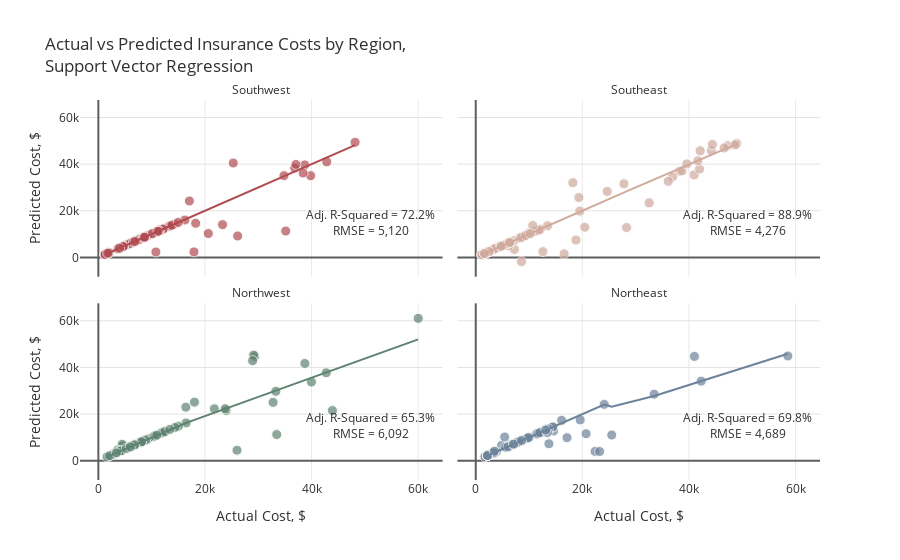

Here is the notebook cell this chart was saved with:
### Markdown cell above
## Support Vector Regression

### Code cell
actuals=[]
preds=[]
rmses=[]
r2_scores=[]
adj_r2_scores=[]
feat_importance=pd.DataFrame()

for i in regions:
    
    print("\nRegion: {}\n".format(i))
    
    # Filter data by region
    ins_df = ins[ins.region==i]
    X=ins_df.drop(['charges', 'region'], axis=1)
    y=ins_df.charges
    
    # Add polynomial features
    pf = PolynomialFeatures(degree=2, include_bias=False)
    X_pf = pd.DataFrame(data=pf.fit_transform(X), columns=pf.get_feature_names(X.columns))
    
    # Create training and test sets
    X_train, X_test, y_train, y_test = train_test_split(X_pf, y, test_size=0.2, random_state=1)
    X_train = pd.DataFrame(X_train, columns = X_pf.columns)
    X_test = pd.DataFrame(X_test, columns = X_pf.columns)
    actuals.append(pd.Series(y_test, name='actuals').reset_index())
    
    # Scale features
    X_train = pd.DataFrame(data=s.fit_transform(X_train), columns=X_pf.columns)
    X_test = pd.DataFrame(data=s.transform(X_test), columns=X_pf.columns)
    
    # Tuning SVM
    grid = {'kernel':['linear','rbf','poly','sigmoid'],
            'C': np.logspace(-3, 3, 10),
            'gamma':np.logspace(-3, 3, 10)}
    svm = SVR()
    svm_cv=RandomizedSearchCV(estimator=svm, param_distributions=grid, scoring='neg_mean_squared_error', 
                              n_iter=10, cv=3, random_state=21, n_jobs=-1)
    svm_cv.fit(X_train, y_train)
    print("Best SVM Parameters:\n",svm_cv.best_params_)
    y_pred=svm_cv.predict(X_test)
    preds.append(pd.Series(y_pred, name='preds').reset_index(drop=True))
    rmse=np.sqrt(mean_squared_error(y_test, y_pred)).round(2)
    r2=r2_score(y_test, y_pred)
    adj_r2 = 1 - (1-r2)*(len(y_test)-1)/(len(y_test)-X_test.shape[1]-1)
    rmses.append(rmse)
    r2_scores.append(r2)
    adj_r2_scores.append(adj_r2)
    
    print("\nTest Error (RMSE) = {:,}".format(rmse))
    print("R-Squared = {:.2f}%, Adjusted R-Squared = {:.2f}%".format(r2*100, adj_r2*100))
    if i != 'Northeast':
        print("__________________________")

    
# Plot results
for i in range(0,4):
    actuals[i].loc[:,'index']=regions[i]
actual = pd.concat([actuals[i] for i in range(4)], axis = 0)
pred = pd.concat([preds[i] for i in range(4)], axis = 0)
df = pd.concat([actual, pred], axis=1).reset_index(drop=True)

fig = px.scatter(df, x="actuals", y="preds", color="index", trendline="lowess", height=700,
                 title="Actual vs Predicted Insurance Costs by Region,<br>Support Vector Regression",
                 color_discrete_sequence=col, opacity=0.7, facet_col='index', facet_col_wrap=2)

fig.for_each_annotation(lambda a: a.update(text=a.text.split("=")[-1]))
fig.add_annotation(text="Adj. R-Squared = {:.1f}%<br>RMSE = {:,.0f}".format(adj_r2_scores[0]*100,rmses[0]),
                   x=51e3,y=15e3, row=2,col=1, showarrow=False)
fig.add_annotation(text="Adj. R-Squared = {:.1f}%<br>RMSE = {:,.0f}".format(adj_r2_scores[1]*100,rmses[1]),
                   x=51e3,y=15e3, row=2,col=2, showarrow=False)
fig.add_annotation(text="Adj. R-Squared = {:.1f}%<br>RMSE = {:,.0f}".format(adj_r2_scores[2]*100,rmses[2]),
                   x=51e3,y=15e3, row=1,col=1, showarrow=False)
fig.add_annotation(text="Adj. R-Squared = {:.1f}%<br>RMSE = {:,.0f}".format(adj_r2_scores[3]*100,rmses[3]),
                   x=51e3,y=15e3, row=1,col=2, showarrow=False)

fig.update_traces(hovertemplate="Actual Cost: %{x:$,.2f}<br>Predicted Cost: %{y:$,.2f}",
                  marker=dict(size=10,line=dict(width=1,color="#F7F7F7")),
                  selector=dict(mode="markers"), showlegend=False)
fig.update_xaxes(title="Actual Cost, $", row=1)
fig.update_xaxes(showgrid=True, gridwidth=1, gridcolor='#EAEAEA',
                 zeroline=True, zerolinewidth=2, zerolinecolor='#5E5E5E')
fig.update_yaxes(title="Predicted Cost, $", col=1)
fig.update_yaxes(showgrid=True, gridwidth=1, gridcolor='#E3E3E3',
                 zeroline=True, zerolinewidth=2, zerolinecolor='#5E5E5E')
fig.update_layout(font_color="#303030", paper_bgcolor="white", plot_bgcolor="white")
fig.show()

### Figure 1 — Plotly figure (JSON) as saved in the notebook; plotly's stock layout.template omitted (floating-point values rounded to 4 significant figures)
{"data": [{"hovertemplate": "Actual Cost: %{x:$,.2f}<br>Predicted Cost: %{y:$,.2f}", "legendgroup": "Southwest", "marker": {"color": "#B14B51", "line": {"color": "#F7F7F7", "width": 1}, "opacity": 0.7, "size": 10, "symbol": "circle"}, "mode": "markers", "name": "Southwest", "orientation": "v", "showlegend": false, "type": "scatter", "x": [3761.0, 11670.0, 6312.0, 14320.0, 11550.0, 5080.0, 8269.0, 3693.0, 36840.0, 13220.0, 23310.0, 35160.0, 12350.0, 10070.0, 5488.0, 38711, 7197.0, 6572.0, 5980.0, 34830.0, 6600.0, 39840.0, 1256.0, 1242.0, 4762.0, 9265.0, 13470.0, 1759.0, 1242.0, 48170.0, 16230.0, 25310.0, 10790.0, 4751.0, 8557.0, 42860.0, 8278.0, 11580.0, 7624.0, 12150.0, 20630.0, 4647.0, 26140.0, 2008.0, 8444.0, 17080.0, 13820.0, 8825.0, 37080.0, 10100.0, 11410.0, 14990.0, 11360.0, 6876.0, 10800.0, 18260.0, 1262.0, 17940.0, 11150.0, 38420.0, 8522.0, 8703.0, 3988.0, 1965.0, 1743.0], "xaxis": "x3", "y": [3762.0, 11680.0, 6310.0, 14320.0, 12000.0, 5050.0, 8269.0, 3676.0, 38330.0, 13230.0, 14050.0, 11290.0, 12360.0, 10050.0, 5489.0, 39680.0, 7200.0, 6573.0, 5980.0, 35050.0, 6601.0, 35060.0, 1256.0, 1242.0, 4763.0, 9267.0, 13470.0, 1756.0, 1241.0, 49360.0, 16010.0, 40480.0, 10780.0, 4752.0, 8557.0, 40980.0, 8277.0, 11570.0, 7624.0, 12150.0, 10220.0, 4647.0, 9190.0, 2008.0, 8445.0, 24200.0, 13820.0, 8823.0, 39880.0, 10140.0, 11230.0, 15010.0, 11360.0, 6876.0, 2315.0, 14620.0, 1262.0, 2356.0, 11150.0, 36180.0, 8514.0, 8702.0, 3991.0, 1964.0, 1743.0], "yaxis": "y3"}, {"hovertemplate": "<b>LOWESS trendline</b><br><br>index=Southwest<br>actuals=%{x}<br>preds=%{y} <b>(trend)</b><extra></extra>", "legendgroup": "Southwest", "marker": {"color": "#B14B51", "symbol": "circle"}, "mode": "lines", "name": "Southwest", "showlegend": false, "type": "scatter", "x": [1242.0, 1242.0, 1256.0, 1262.0, 1743.0, 1759.0, 1965.0, 2008.0, 3693.0, 3761.0, 3988.0, 4647.0, 4751.0, 4762.0, 5080.0, 5488.0, 5980.0, 6312.0, 6572.0, 6600.0, 6876.0, 7197.0, 7624.0, 8269.0, 8278.0, 8444.0, 8522.0, 8557.0, 8703.0, 8825.0, 9265.0, 10070.0, 10100.0, 10790.0, 10800.0, 11150.0, 11360.0, 11410.0, 11550.0, 11580.0, 11670.0, 12150.0, 12350.0, 13220.0, 13470.0, 13820.0, 14320.0, 14990.0, 16230.0, 17080.0, 17940.0, 18260.0, 20630.0, 23310.0, 25310.0, 26140.0, 34830.0, 35160.0, 36840.0, 37080.0, 38420.0, 38711, 39840.0, 42860.0, 48170.0], "xaxis": "x3", "y": [1241.0, 1242.0, 1256.0, 1262.0, 1743.0, 1759.0, 1965.0, 2008.0, 3693.0, 3761.0, 3988.0, 4647.0, 4751.0, 4762.0, 5080.0, 5488.0, 5980.0, 6312.0, 6571.0, 6600.0, 6876.0, 7197.0, 7623.0, 8269.0, 8277.0, 8444.0, 8521.0, 8556.0, 8703.0, 8825.0, 9264.0, 10060.0, 10100.0, 10790.0, 10800.0, 11150.0, 11360.0, 11410.0, 11550.0, 11580.0, 11670.0, 12150.0, 12350.0, 13220.0, 13470.0, 13820.0, 14320.0, 14990.0, 16230.0, 17080.0, 17940.0, 18260.0, 20630.0, 23310.0, 25310.0, 26140.0, 34820.0, 35150.0, 36830.0, 37070.0, 38410.0, 38700.0, 39830.0, 42850.0, 48160.0], "yaxis": "y3"}, {"hovertemplate": "Actual Cost: %{x:$,.2f}<br>Predicted Cost: %{y:$,.2f}", "legendgroup": "Southeast", "marker": {"color": "#D0A99C", "line": {"color": "#F7F7F7", "width": 1}, "opacity": 0.7, "size": 10, "symbol": "circle"}, "mode": "markers", "name": "Southeast", "orientation": "v", "showlegend": false, "type": "scatter", "x": [44200.0, 6781.0, 5478.0, 32550.0, 1816.0, 11090.0, 11090.0, 13470.0, 47270.0, 10110.0, 38280.0, 19350.0, 1616.0, 40970.0, 1824.0, 7244.0, 36950.0, 42000.0, 6184.0, 20460.0, 7153.0, 2219.0, 8233.0, 4266.0, 19520.0, 27810.0, 16590.0, 5967.0, 4505.0, 3501.0, 4340.0, 5974.0, 3227.0, 11360.0, 12590.0, 6314.0, 5920.0, 12140.0, 3562.0, 4673.0, 46600.0, 2566.0, 41680.0, 8978.0, 48970.0, 24670.0, 8597.0, 38710.0, 1136.0, 18810.0, 1982.0, 1132.0, 6500.0, 1147.0, 8548.0, 39610.0, 11880.0, 48680.0, 44400.0, 18220.0, 28290.0, 9855.0, 10700.0, 5245.0, 1665.0, 2465.0, 9378.0, 10230.0, 36120.0, 4780.0, 6338.0, 42110.0, 1634.0], "xaxis": "x4", "y": [45760.0, 6780.0, 5471.0, 23400.0, 1807.0, 11230.0, 11180.0, 13530.0, 47880.0, 10160.0, 36940.0, 25710.0, 1592.0, 35380.0, 1822.0, 3412.0, 34590.0, 37880.0, 4946.0, 12930.0, 7159.0, 2228.0, 8282.0, 4291.0, 19840.0, 31560.0, 1521.0, 5970.0, 4897.0, 3690.0, 4279.0, 5977.0, 3212.0, 11370.0, 2477.0, 6336.0, 5939.0, 12140.0, 3740.0, 4660.0, 46940.0, 2539.0, 41440.0, 8980.0, 48860.0, 28300.0, -1809.0, 37120.0, 1136.0, 7444.0, 1979.0, 1126.0, 6498.0, 1149.0, 8575.0, 40110.0, 11730.0, 48260.0, 48440.0, 32060.0, 12800.0, 10280.0, 13690.0, 5232.0, 1656.0, 2467.0, 9366.0, 10230.0, 32630.0, 4790.0, 6321.0, 45700.0, 1633.0], "yaxis": "y4"}, {"hovertemplate": "<b>LOWESS trendline</b><br><br>index=Southeast<br>actuals=%{x}<br>preds=%{y} <b>(trend)</b><extra></extra>", "legendgroup": "Southeast", "marker": {"color": "#D0A99C", "symbol": "circle"}, "mode": "lines", "name": "Southeast", "showlegend": false, "type": "scatter", "x": [1132.0, 1136.0, 1147.0, 1616.0, 1634.0, 1665.0, 1816.0, 1824.0, 1982.0, 2219.0, 2465.0, 2566.0, 3227.0, 3501.0, 3562.0, 4266.0, 4340.0, 4505.0, 4673.0, 4780.0, 5245.0, 5478.0, 5920.0, 5967.0, 5974.0, 6184.0, 6314.0, 6338.0, 6500.0, 6781.0, 7153.0, 7244.0, 8233.0, 8548.0, 8597.0, 8978.0, 9378.0, 9855.0, 10110.0, 10230.0, 10700.0, 11090.0, 11090.0, 11360.0, 11880.0, 12140.0, 12590.0, 13470.0, 16590.0, 18220.0, 18810.0, 19350.0, 19520.0, 20460.0, 24670.0, 27810.0, 28290.0, 32550.0, 36120.0, 36950.0, 38280.0, 38710.0, 39610.0, 40970.0, 41680.0, 42000.0, 42110.0, 44200.0, 44400.0, 46600.0, 47270.0, 48680.0, 48970.0], "xaxis": "x4", "y": [1132.0, 1136.0, 1147.0, 1617.0, 1635.0, 1666.0, 1817.0, 1826.0, 1983.0, 2222.0, 2467.0, 2570.0, 3232.0, 3506.0, 3567.0, 4273.0, 4348.0, 4512.0, 4681.0, 4788.0, 5255.0, 5488.0, 5931.0, 5978.0, 5986.0, 6196.0, 6326.0, 6351.0, 6513.0, 6795.0, 7167.0, 7258.0, 8249.0, 8565.0, 8614.0, 8996.0, 9397.0, 9876.0, 10130.0, 10250.0, 10730.0, 11120.0, 11120.0, 11390.0, 11920.0, 12190.0, 12650.0, 13550.0, 16740.0, 18420.0, 19020.0, 19580.0, 19750.0, 20730.0, 24940.0, 27820.0, 28280.0, 32480.0, 36020.0, 36840.0, 38150.0, 38580.0, 39470.0, 40820.0, 41510.0, 41830.0, 41940.0, 44010.0, 44200.0, 46380.0, 47040.0, 48430.0, 48720.0], "yaxis": "y4"}, {"hovertemplate": "Actual Cost: %{x:$,.2f}<br>Predicted Cost: %{y:$,.2f}", "legendgroup": "Northwest", "marker": {"color": "#5D8370", "line": {"color": "#F7F7F7", "width": 1}, "opacity": 0.7, "size": 10, "symbol": "circle"}, "mode": "markers", "name": "Northwest", "orientation": "v", "showlegend": false, "type": "scatter", "x": [9174.0, 4433.0, 21770.0, 7732.0, 33470.0, 4618.0, 3594.0, 12240.0, 6204.0, 11840.0, 4467.0, 8163.0, 6394.0, 1906.0, 23970.0, 2775.0, 3538.0, 32790.0, 6112.0, 9302.0, 11950.0, 6389.0, 23810.0, 10260.0, 4244.0, 16460.0, 8413.0, 26020.0, 60020.0, 3580.0, 12480.0, 5856.0, 7154.0, 1636.0, 6987.0, 43920.0, 15020.0, 29330.0, 5630.0, 8827.0, 8060.0, 5729.0, 14380.0, 29140.0, 38750.0, 3877.0, 42760.0, 6374.0, 28950.0, 16420.0, 10600.0, 18030.0, 39980.0, 6941.0, 4240.0, 6361.0, 8116.0, 6797.0, 2137.0, 33310.0, 13420.0, 10980.0, 3353.0, 5261.0, 5990.0], "xaxis": "x", "y": [9174.0, 4438.0, 22240.0, 7732.0, 11210.0, 6406.0, 3554.0, 12240.0, 6202.0, 11840.0, 7011.0, 7883.0, 6395.0, 1905.0, 21550.0, 2721.0, 3617.0, 25020.0, 6096.0, 9334.0, 11950.0, 6389.0, 22300.0, 10250.0, 4244.0, 16190.0, 8443.0, 4490.0, 61040.0, 4511.0, 12470.0, 5861.0, 7178.0, 1634.0, 6996.0, 21500.0, 14780.0, 44690.0, 5594.0, 8829.0, 7993.0, 5682.0, 14270.0, 45280.0, 41710.0, 3923.0, 37710.0, 6329.0, 42920.0, 22960.0, 10590.0, 25120.0, 33730.0, 6940.0, 4238.0, 6445.0, 8150.0, 6764.0, 2136.0, 29750.0, 13420.0, 10980.0, 3354.0, 5259.0, 5918.0], "yaxis": "y"}, {"hovertemplate": "<b>LOWESS trendline</b><br><br>index=Northwest<br>actuals=%{x}<br>preds=%{y} <b>(trend)</b><extra></extra>", "legendgroup": "Northwest", "marker": {"color": "#5D8370", "symbol": "circle"}, "mode": "lines", "name": "Northwest", "showlegend": false, "type": "scatter", "x": [1636.0, 1906.0, 2137.0, 2775.0, 3353.0, 3538.0, 3580.0, 3594.0, 3877.0, 4240.0, 4244.0, 4433.0, 4467.0, 4618.0, 5261.0, 5630.0, 5729.0, 5856.0, 5990.0, 6112.0, 6204.0, 6361.0, 6374.0, 6389.0, 6394.0, 6797.0, 6941.0, 6987.0, 7154.0, 7732.0, 8060.0, 8116.0, 8163.0, 8413.0, 8827.0, 9174.0, 9302.0, 10260.0, 10600.0, 10980.0, 11840.0, 11950.0, 12240.0, 12480.0, 13420.0, 14380.0, 15020.0, 16420.0, 16460.0, 18030.0, 21770.0, 23810.0, 23970.0, 26020.0, 28950.0, 29140.0, 29330.0, 32790.0, 33310.0, 33470.0, 38750.0, 39980.0, 42760.0, 43920.0, 60020.0], "xaxis": "x", "y": [1632.0, 1902.0, 2133.0, 2771.0, 3349.0, 3533.0, 3576.0, 3590.0, 3873.0, 4236.0, 4239.0, 4429.0, 4463.0, 4614.0, 5258.0, 5627.0, 5725.0, 5852.0, 5986.0, 6109.0, 6201.0, 6358.0, 6370.0, 6386.0, 6390.0, 6794.0, 6938.0, 6984.0, 7151.0, 7729.0, 8057.0, 8114.0, 8160.0, 8411.0, 8825.0, 9173.0, 9300.0, 10260.0, 10590.0, 10960.0, 11800.0, 11910.0, 12190.0, 12430.0, 13350.0, 14290.0, 14890.0, 16140.0, 16170.0, 17540.0, 20630.0, 22210.0, 22340.0, 23950.0, 26290.0, 26450.0, 26600.0, 29460.0, 29890.0, 30030.0, 34400.0, 35430.0, 37730.0, 38690.0, 52020.0], "yaxis": "y"}, {"hovertemplate": "Actual Cost: %{x:$,.2f}<br>Predicted Cost: %{y:$,.2f}", "legendgroup": "Northeast", "marker": {"color": "#6C839B", "line": {"color": "#F7F7F7", "width": 1}, "opacity": 0.7, "size": 10, "symbol": "circle"}, "mode": "markers", "name": "Northeast", "orientation": "v", "showlegend": false, "type": "scatter", "x": [58570.0, 41030.0, 13130.0, 17130.0, 13220.0, 42300.0, 8628.0, 11510.0, 13230.0, 12730.0, 3559.0, 14590.0, 13020.0, 6113.0, 4847.0, 14450.0, 9282.0, 5595.0, 2204.0, 6641.0, 12320.0, 7935.0, 3858.0, 1712.0, 2727.0, 7639.0, 3044.0, 25520.0, 11940.0, 3393.0, 14450.0, 33480.0, 20710.0, 8334.0, 2218.0, 11880.0, 11390.0, 10070.0, 2396.0, 7730.0, 2211.0, 3385.0, 24110.0, 2206.0, 9723.0, 13620.0, 11660.0, 6067.0, 19590.0, 2217.0, 22400.0, 12030.0, 9866.0, 16120.0, 7050.0, 5429.0, 13430.0, 2196.0, 7986.0, 13730.0, 3482.0, 13140.0, 23240.0, 7134.0, 8606.0], "xaxis": "x2", "y": [44920.0, 44740.0, 13130.0, 9872.0, 13230.0, 34130.0, 8537.0, 11620.0, 13230.0, 12730.0, 3559.0, 12730.0, 13240.0, 5842.0, 6567.0, 14450.0, 9252.0, 5759.0, 2204.0, 6926.0, 12320.0, 7938.0, 3858.0, 1713.0, 2727.0, 7673.0, 3044.0, 11000.0, 11940.0, 3218.0, 14450.0, 28520.0, 11570.0, 8327.0, 2218.0, 12010.0, 11420.0, 10070.0, 2396.0, 7708.0, 2211.0, 3386.0, 24160.0, 2206.0, 9724.0, 13620.0, 11660.0, 6017.0, 17490.0, 2218.0, 3977.0, 12030.0, 9867.0, 17310.0, 7051.0, 10150.0, 12080.0, 2196.0, 8035.0, 7267.0, 4042.0, 13140.0, 3937.0, 7110.0, 8676.0], "yaxis": "y2"}, {"hovertemplate": "<b>LOWESS trendline</b><br><br>index=Northeast<br>actuals=%{x}<br>preds=%{y} <b>(trend)</b><extra></extra>", "legendgroup": "Northeast", "marker": {"color": "#6C839B", "symbol": "circle"}, "mode": "lines", "name": "Northeast", "showlegend": false, "type": "scatter", "x": [1712.0, 2196.0, 2204.0, 2206.0, 2211.0, 2217.0, 2218.0, 2396.0, 2727.0, 3044.0, 3385.0, 3393.0, 3482.0, 3559.0, 3858.0, 4847.0, 5429.0, 5595.0, 6067.0, 6113.0, 6641.0, 7050.0, 7134.0, 7639.0, 7730.0, 7935.0, 7986.0, 8334.0, 8606.0, 8628.0, 9282.0, 9723.0, 9866.0, 10070.0, 11390.0, 11510.0, 11660.0, 11880.0, 11940.0, 12030.0, 12320.0, 12730.0, 13020.0, 13130.0, 13140.0, 13220.0, 13230.0, 13430.0, 13620.0, 13730.0, 14450.0, 14450.0, 14590.0, 16120.0, 17130.0, 19590.0, 20710.0, 22400.0, 23240.0, 24110.0, 25520.0, 33480.0, 41030.0, 42300.0, 58570.0], "xaxis": "x2", "y": [1708.0, 2193.0, 2200.0, 2202.0, 2207.0, 2214.0, 2214.0, 2393.0, 2724.0, 3042.0, 3383.0, 3391.0, 3480.0, 3557.0, 3856.0, 4847.0, 5429.0, 5596.0, 6068.0, 6115.0, 6643.0, 7053.0, 7137.0, 7645.0, 7735.0, 7942.0, 7992.0, 8342.0, 8614.0, 8636.0, 9292.0, 9732.0, 9876.0, 10080.0, 11400.0, 11520.0, 11670.0, 11890.0, 11950.0, 12040.0, 12340.0, 12740.0, 13030.0, 13140.0, 13160.0, 13240.0, 13240.0, 13440.0, 13630.0, 13740.0, 14460.0, 14460.0, 14600.0, 16120.0, 17130.0, 19590.0, 20700.0, 22380.0, 23220.0, 24070.0, 23120.0, 27770.0, 33220.0, 34140.0, 45860.0], "yaxis": "y2"}], "layout": {"annotations": [{"showarrow": false, "text": "Northwest", "x": 0.245, "xanchor": "center", "xref": "paper", "y": 0.465, "yanchor": "bottom", "yref": "paper"}, {"showarrow": false, "text": "Northeast", "x": 0.755, "xanchor": "center", "xref": "paper", "y": 0.465, "yanchor": "bottom", "yref": "paper"}, {"showarrow": false, "text": "Southwest", "x": 0.245, "xanchor": "center", "xref": "paper", "y": 1.0, "yanchor": "bottom", "yref": "paper"}, {"showarrow": false, "text": "Southeast", "x": 0.755, "xanchor": "center", "xref": "paper", "y": 1.0, "yanchor": "bottom", "yref": "paper"}, {"showarrow": false, "text": "Adj. R-Squared = 72.2%<br>RMSE = 5,120", "x": 51000, "xref": "x3", "y": 15000, "yref": "y3"}, {"showarrow": false, "text": "Adj. R-Squared = 88.9%<br>RMSE = 4,276", "x": 51000, "xref": "x4", "y": 15000, "yref": "y4"}, {"showarrow": false, "text": "Adj. R-Squared = 65.3%<br>RMSE = 6,092", "x": 51000, "xref": "x", "y": 15000, "yref": "y"}, {"showarrow": false, "text": "Adj. R-Squared = 69.8%<br>RMSE = 4,689", "x": 51000, "xref": "x2", "y": 15000, "yref": "y2"}], "autosize": true, "font": {"color": "#303030"}, "legend": {"title": {"text": "index"}, "tracegroupgap": 0}, "paper_bgcolor": "white", "plot_bgcolor": "white", "title": {"text": "Actual vs Predicted Insurance Costs by Region,<br>Support Vector Regression"}, "xaxis": {"anchor": "y", "autorange": true, "domain": [0, 0.49], "gridcolor": "#EAEAEA", "gridwidth": 1, "range": [-4390.0, 71980.0], "showgrid": true, "title": {"text": "Actual Cost, $"}, "type": "linear", "zeroline": true, "zerolinecolor": "#5E5E5E", "zerolinewidth": 2}, "xaxis2": {"anchor": "y2", "autorange": true, "domain": [0.51, 1], "gridcolor": "#EAEAEA", "gridwidth": 1, "matches": "x", "range": [-4390.0, 71980.0], "showgrid": true, "title": {"text": "Actual Cost, $"}, "type": "linear", "zeroline": true, "zerolinecolor": "#5E5E5E", "zerolinewidth": 2}, "xaxis3": {"anchor": "y3", "autorange": true, "domain": [0, 0.49], "gridcolor": "#EAEAEA", "gridwidth": 1, "matches": "x", "range": [-4390.0, 71980.0], "showgrid": true, "showticklabels": false, "type": "linear", "zeroline": true, "zerolinecolor": "#5E5E5E", "zerolinewidth": 2}, "xaxis4": {"anchor": "y4", "autorange": true, "domain": [0.51, 1], "gridcolor": "#EAEAEA", "gridwidth": 1, "matches": "x", "range": [-4390.0, 71980.0], "showgrid": true, "showticklabels": false, "type": "linear", "zeroline": true, "zerolinecolor": "#5E5E5E", "zerolinewidth": 2}, "yaxis": {"anchor": "x", "autorange": true, "domain": [0, 0.465], "gridcolor": "#E3E3E3", "gridwidth": 1, "range": [-7428.0, 66660.0], "showgrid": true, "title": {"text": "Predicted Cost, $"}, "type": "linear", "zeroline": true, "zerolinecolor": "#5E5E5E", "zerolinewidth": 2}, "yaxis2": {"anchor": "x2", "autorange": true, "domain": [0, 0.465], "gridcolor": "#E3E3E3", "gridwidth": 1, "matches": "y", "range": [-7428.0, 66660.0], "showgrid": true, "showticklabels": false, "type": "linear", "zeroline": true, "zerolinecolor": "#5E5E5E", "zerolinewidth": 2}, "yaxis3": {"anchor": "x3", "autorange": true, "domain": [0.535, 1.0], "gridcolor": "#E3E3E3", "gridwidth": 1, "matches": "y", "range": [-7428.0, 66660.0], "showgrid": true, "title": {"text": "Predicted Cost, $"}, "type": "linear", "zeroline": true, "zerolinecolor": "#5E5E5E", "zerolinewidth": 2}, "yaxis4": {"anchor": "x4", "autorange": true, "domain": [0.535, 1.0], "gridcolor": "#E3E3E3", "gridwidth": 1, "matches": "y", "range": [-7428.0, 66660.0], "showgrid": true, "showticklabels": false, "type": "linear", "zeroline": true, "zerolinecolor": "#5E5E5E", "zerolinewidth": 2}}}
